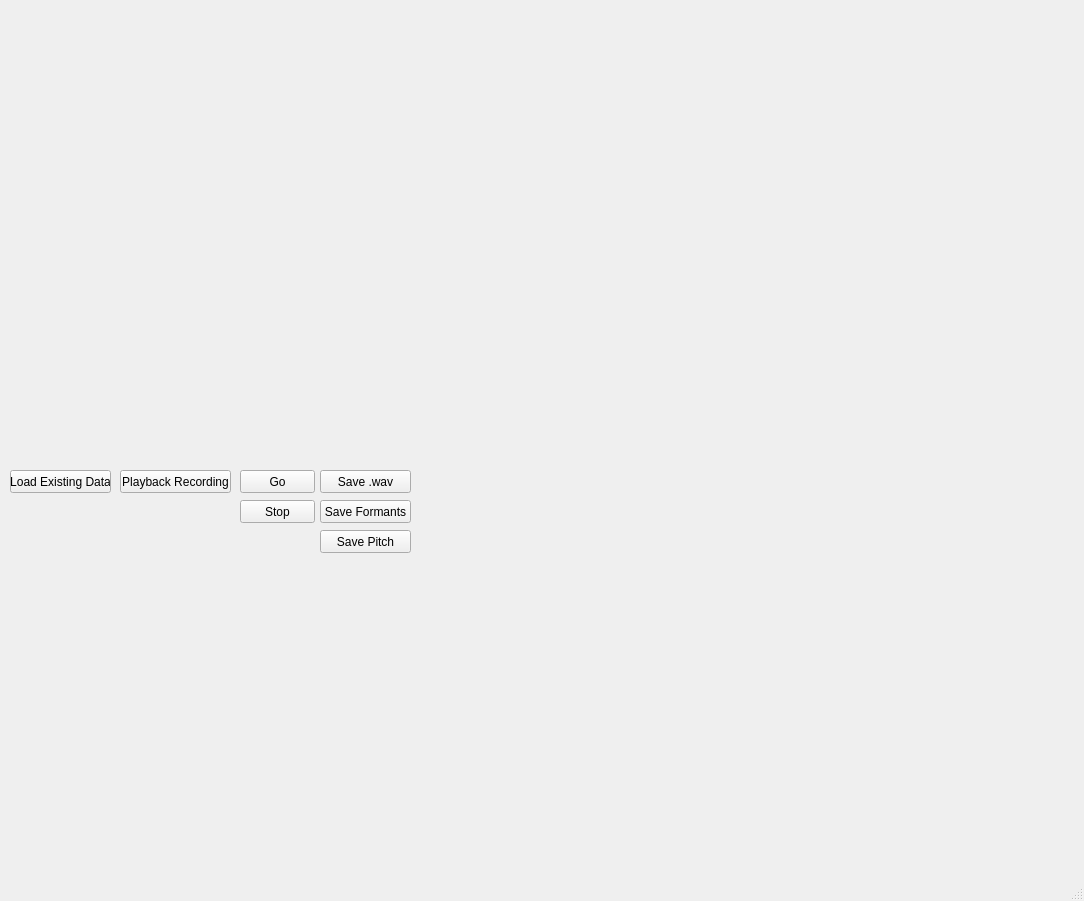
<?xml version="1.0" encoding="UTF-8"?>
<ui version="4.0">
 <class>MainWindow</class>
 <widget class="QMainWindow" name="MainWindow">
  <property name="geometry">
   <rect>
    <x>0</x>
    <y>0</y>
    <width>1084</width>
    <height>901</height>
   </rect>
  </property>
  <property name="windowTitle">
   <string>MainWindow</string>
  </property>
  <widget class="QWidget" name="centralwidget">
   <widget class="MatplotlibWidget" name="RawPlot">
    <property name="geometry">
     <rect>
      <x>10</x>
      <y>10</y>
      <width>521</width>
      <height>421</height>
     </rect>
    </property>
   </widget>
   <widget class="QPushButton" name="Go">
    <property name="geometry">
     <rect>
      <x>240</x>
      <y>470</y>
      <width>75</width>
      <height>23</height>
     </rect>
    </property>
    <property name="text">
     <string>Go</string>
    </property>
   </widget>
   <widget class="QPushButton" name="LoadData">
    <property name="geometry">
     <rect>
      <x>10</x>
      <y>470</y>
      <width>101</width>
      <height>23</height>
     </rect>
    </property>
    <property name="text">
     <string>Load Existing Data</string>
    </property>
   </widget>
   <widget class="QPushButton" name="PlayBack">
    <property name="geometry">
     <rect>
      <x>120</x>
      <y>470</y>
      <width>111</width>
      <height>23</height>
     </rect>
    </property>
    <property name="text">
     <string>Playback Recording</string>
    </property>
   </widget>
   <widget class="QPushButton" name="Save">
    <property name="geometry">
     <rect>
      <x>320</x>
      <y>470</y>
      <width>91</width>
      <height>23</height>
     </rect>
    </property>
    <property name="text">
     <string>Save .wav</string>
    </property>
   </widget>
   <widget class="MatplotlibWidget" name="FundamentalFrequenncyPlot">
    <property name="geometry">
     <rect>
      <x>540</x>
      <y>10</y>
      <width>141</width>
      <height>421</height>
     </rect>
    </property>
   </widget>
   <widget class="MatplotlibWidget" name="FormantPlot">
    <property name="geometry">
     <rect>
      <x>540</x>
      <y>440</y>
      <width>521</width>
      <height>421</height>
     </rect>
    </property>
   </widget>
   <widget class="QPushButton" name="Stop">
    <property name="geometry">
     <rect>
      <x>240</x>
      <y>500</y>
      <width>75</width>
      <height>23</height>
     </rect>
    </property>
    <property name="text">
     <string>Stop</string>
    </property>
   </widget>
   <widget class="QPushButton" name="SaveFormants">
    <property name="geometry">
     <rect>
      <x>320</x>
      <y>500</y>
      <width>91</width>
      <height>23</height>
     </rect>
    </property>
    <property name="text">
     <string>Save Formants</string>
    </property>
   </widget>
   <widget class="QPushButton" name="SavePitch">
    <property name="geometry">
     <rect>
      <x>320</x>
      <y>530</y>
      <width>91</width>
      <height>23</height>
     </rect>
    </property>
    <property name="text">
     <string>Save Pitch</string>
    </property>
   </widget>
   <widget class="MatplotlibWidget" name="VocalTractPlot">
    <property name="geometry">
     <rect>
      <x>690</x>
      <y>10</y>
      <width>141</width>
      <height>421</height>
     </rect>
    </property>
   </widget>
  </widget>
  <widget class="QMenuBar" name="menubar">
   <property name="geometry">
    <rect>
     <x>0</x>
     <y>0</y>
     <width>1084</width>
     <height>26</height>
    </rect>
   </property>
  </widget>
  <widget class="QStatusBar" name="statusbar"/>
  <action name="myCallback">
   <property name="text">
    <string>Test</string>
   </property>
  </action>
 </widget>
 <customwidgets>
  <customwidget>
   <class>MatplotlibWidget</class>
   <extends>QWidget</extends>
   <header>matplotlibwidget</header>
  </customwidget>
 </customwidgets>
 <resources/>
 <connections/>
</ui>
